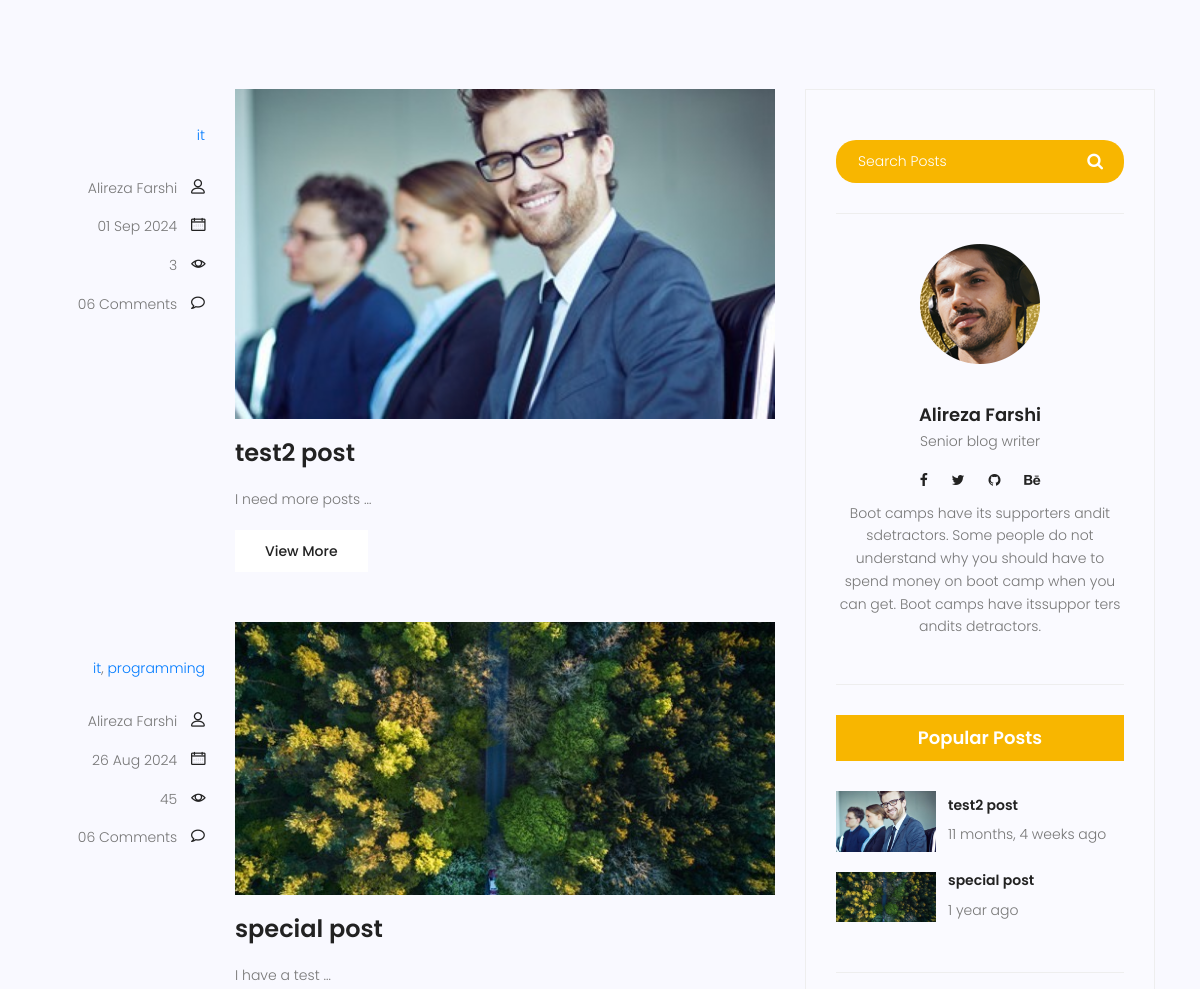
/blog/ (middle part), run on an earlier commit of the app's database.
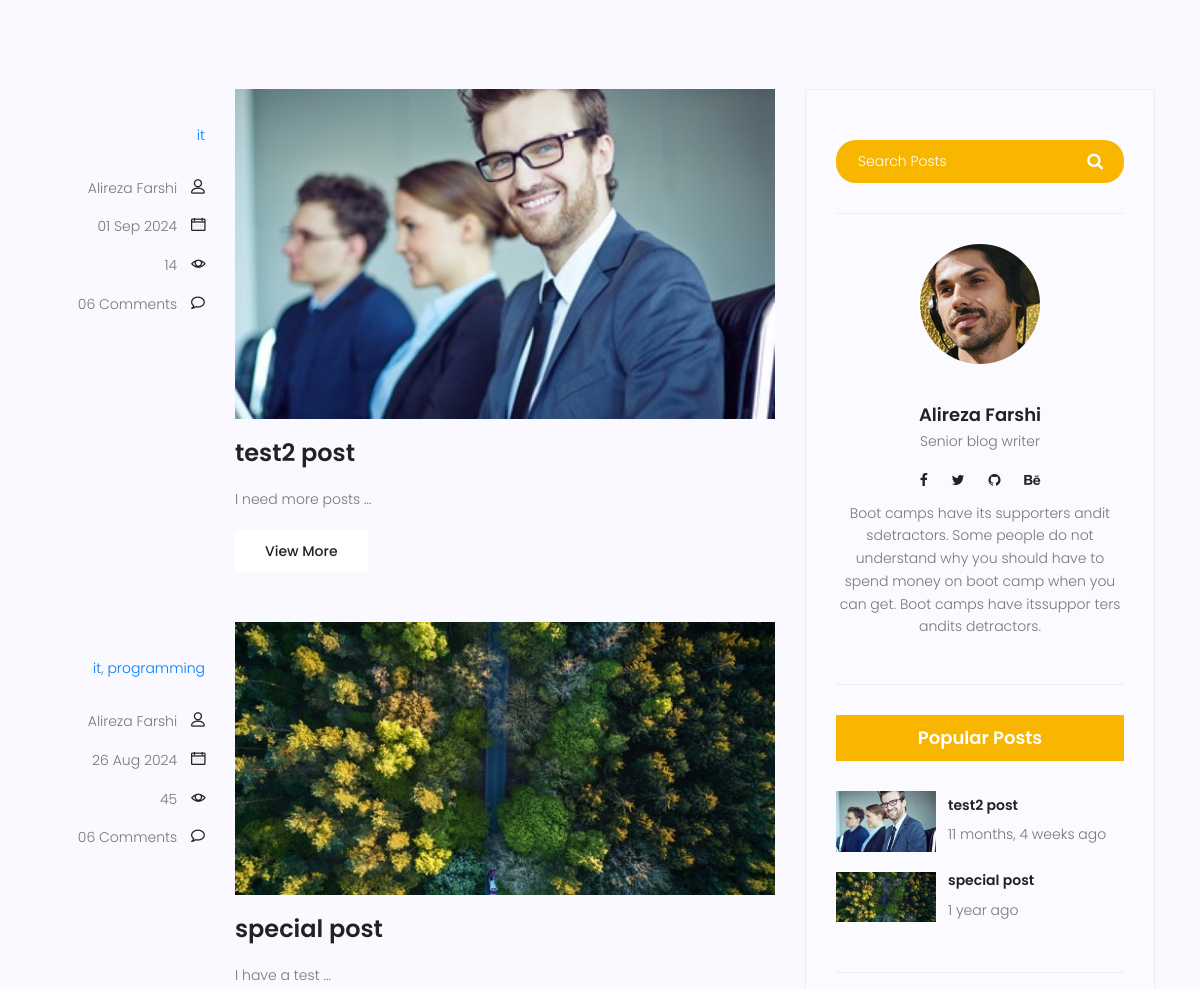
And on a later commit of the database.
### blog/models.py (models this page shows, shortened)
class Category(models.Model):
    name = models.CharField(max_length=255)
    def __str__(self):
        return self.name

class Post(models.Model):
    title = models.CharField(max_length=250)
    content = models.TextField()
    category = models.ManyToManyField(Category)
    author = models.ForeignKey(User, on_delete=models.SET_NULL, null=True)
    image = models.ImageField(upload_to='blog/', default='blog/default.jpg' )
    counted_views = models.IntegerField(default=0)
    status = models.BooleanField(default=False)
    created_date = models.DateTimeField(auto_now_add=True)
    updated_date = models.DateTimeField(auto_now=True)
    published_date = models.DateTimeField(null=True)
    class Meta:
        ordering = ['-created_date']

### blog/views.py (the view)
# urls.py: path('', blog_view,name='blog'),
def blog_view(request, **kwargs):
    current_time = timezone.now()
    posts = Post.objects.filter(status=True)
    posts = posts.exclude(published_date__gt=current_time)
    if kwargs.get('cat_name') != None:
        posts = posts.filter(category__name=kwargs['cat_name'])
    if kwargs.get('author_username') != None:
        posts = posts.filter(author__username=kwargs['author_username'])
    paginator = Paginator(posts, 2)
    try:
        page_number = request.GET.get('page')
        posts = paginator.get_page(page_number)
    except PageNotAnInteger:
        posts = paginator.get_page(1)
    except EmptyPage:
        print("entered")
        posts = paginator.get_page(1)
    context = {'posts' : posts}
    return render(request, 'blog/blog-home.html', context)

### blog/templatetags/blog-tags.py (called while the page is built)
@register.inclusion_tag('blog/blog-categories.html')
def post_categories():
    posts = Post.objects.filter(status=1)
    categories = Category.objects.all()
    cat_dict = {}
    for name in categories:
        cat_dict[name] = posts.filter(category=name).count()
    return {'categories': cat_dict}

### templates/blog/blog-home.html (shortened to what this page needs)
{% extends  'base.html'     %}
{% load static %}
{% load blog-tags %}
{% block content %}
			<section class="top-category-widget-area pt-90 pb-90 ">
			</section>
			<section class="post-content-area">
				<div class="container">
					<div class="row">
						<div class="col-lg-8 posts-list">
							{% for post in posts %}
							<div class="single-post row">
								<div class="col-lg-3  col-md-3 meta-details">
									<ul class="tags">
										{% for cat in post.category.all %}
										<a href="{% url 'category' cat_name=cat.name %}">{{cat}}</a>{% if not forloop.last %},{% endif %}
										{% endfor %}
									</ul>
									<div class="user-details row">
										<p class="user-name col-lg-12 col-md-12 col-6"><a href="{% url 'author' author_username=post.author.username %}">{{post.author.get_full_name}}</a> <span class="lnr lnr-user"></span></p>
										<p class="date col-lg-12 col-md-12 col-6"><a href="#">{{post.published_date |date:"d M Y"}}</a> <span class="lnr lnr-calendar-full"></span></p>
										<p class="view col-lg-12 col-md-12 col-6"><a href="#">{{post.counted_views}}</a> <span class="lnr lnr-eye"></span></p>
										<p class="comments col-lg-12 col-md-12 col-6"><a href="#">06 Comments</a> <span class="lnr lnr-bubble"></span></p>
									</div>
								</div>
								<div class="col-lg-9 col-md-9 ">
									<div class="feature-img">
										<img class="img-fluid" src="{{ post.image.url}}" alt="">
									</div>
									<a class="posts-title" href="{% url 'single' pid=post.id %}"><h3>{{post.title}}</h3></a>
									<p class="excert">
										{{post.content |truncatewords:4}}
									</p>
									<a href="{% url 'single' pid=post.id %}" class="primary-btn">View More</a>
								</div>
							</div>
							{% endfor %}
						</div>
						<div class="col-lg-4 sidebar-widgets">
							<div class="widget-wrap">
								{% include 'blog/blog-search.html' %}
								{% include 'blog/blog-writer.html' %}
                                {% include 'blog/blog-popular-posts.html' %}
							</div>
						</div>
					</div>
				</div>
			</section>
{% endblock %}

### templates/base.html (shortened to what this page needs)
{% load static %}
<!DOCTYPE html>
	<html lang="zxx" class="no-js">
	<head>
			<link rel="stylesheet" href="{% static 'css/linearicons.css'%}">
			<link rel="stylesheet" href="{% static 'css/font-awesome.min.css'%}">
			<link rel="stylesheet" href="{% static 'css/bootstrap.css'%}">
			<link rel="stylesheet" href="{% static 'css/magnific-popup.css'%}">
			<link rel="stylesheet" href="{% static 'css/jquery-ui.css'%}">
			<link rel="stylesheet" href="{% static 'css/nice-select.css'%}">
			<link rel="stylesheet" href="{% static 'css/animate.min.css'%}">
			<link rel="stylesheet" href="{% static 'css/owl.carousel.css'%}">
			<link rel="stylesheet" href="{% static 'css/main.css'%}">
		</head>
		<body>
            {% block content %}
            {% endblock %}
		</body>
	</html>

### templates/blog/blog-search.html
<div class="single-sidebar-widget search-widget">
  <form class="search-form" action="{% url 'search' %}" method="get">
    <input placeholder="Search Posts" name="s" type="text" onfocus="this.placeholder = ''" onblur="this.placeholder = 'Search Posts'" >
    <button type="submit"><i class="fa fa-search"></i></button>
  </form>
</div>

### templates/blog/blog-writer.html
{% load static %}
<div class="single-sidebar-widget user-info-widget">
    <img src="{% static 'img/blog/user-info.png' %}" alt="">
    <a href="#"><h4>Alireza Farshi</h4></a>
    <p>
        Senior blog writer
    </p>
    <ul class="social-links">
        <li><a href="#"><i class="fa fa-facebook"></i></a></li>
        <li><a href="#"><i class="fa fa-twitter"></i></a></li>
        <li><a href="#"><i class="fa fa-github"></i></a></li>
        <li><a href="#"><i class="fa fa-behance"></i></a></li>
    </ul>
    <p>
        Boot camps have its supporters andit sdetractors. Some people do not understand why you should have to spend money on boot camp when you can get. Boot camps have itssuppor ters andits detractors.
    </p>
</div>

### templates/blog/blog-popular-posts.html
{% load static %}
 {% load humanize %}
<div class="single-sidebar-widget popular-post-widget">
    <h4 class="popular-title">Popular Posts</h4>
    <div class="popular-post-list">
        {% for post in posts %}
        <div class="single-post-list d-flex flex-row align-items-center">
            <div class="thumb">
                <img class="img-fluid" src="{{post.image.url}}" alt="">
            </div>
            <div class="details">
                <a href="{% url 'single' pid=post.id %}"><h6>{{post.title}}</h6></a>
                <p>{{post.published_date| naturaltime}}</p>
            </div>
        </div>
        {% endfor %}
    </div>
</div>

### templates/blog/blog-ads.html (shortened to what this page needs)
{% load static %}

What changed in the data, as far as the page shows it:
changed Post "test2 post": counted_views "3" → "14"
